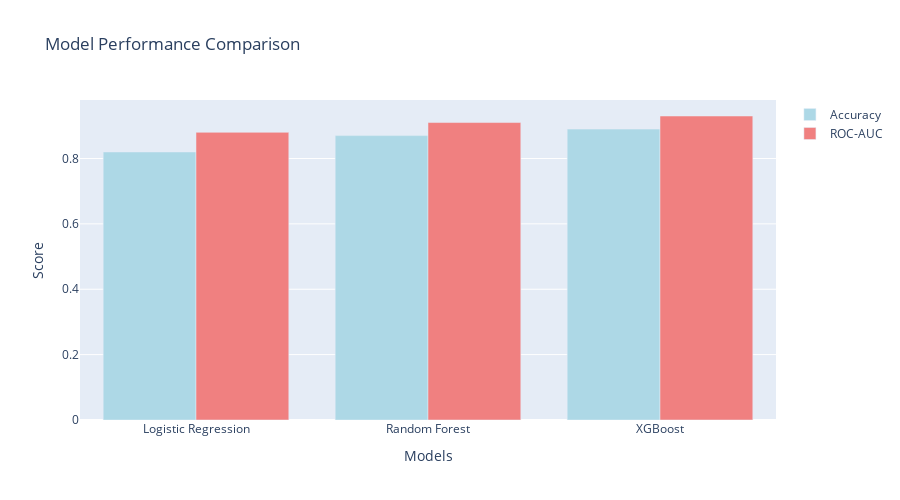

This figure's notebook cell:
### Markdown cell above
---

## Overview: Visualization Utilities for Income Prediction

This module provides essential visualization tools designed for evaluating and interpreting machine learning models used in income classification tasks (e.g., predicting whether an individual's income is `<=50K` or `>50K`).

## What This Code Does

The script includes the following key functionalities:

### 1. Confusion Matrix Plot
- **Purpose**: Visualize model performance by comparing actual vs. predicted labels.
- **Tool Used**: Seaborn heatmap.
- **Function**: `plot_confusion_matrix(y_true, y_pred)`

### 2. Feature Distribution Plot
- **Purpose**: Explore how a specific feature is distributed overall and across income classes.
- **Functionality**:
  - For **categorical** features: bar chart + stacked bar by income.
  - For **numerical** features: histogram + box plot by income.
- **Function**: `plot_feature_distribution(df, feature)`

### 3. Model Performance Comparison Chart
- **Purpose**: Compare multiple machine learning models based on Accuracy and ROC-AUC.
- **Tool Used**: Plotly Interactive Bar Chart.
- **Function**: `create_model_comparison_chart(model_results)`

## Additional Info
- Each function includes a demo call using randomly generated data.
- All plots are displayed using `.show()` to ensure visible output when the script is run.
- Ideal for use in notebooks, scripts, or dashboards (e.g., Streamlit).

### Code cell
import pandas as pd
import numpy as np
import matplotlib.pyplot as plt
import seaborn as sns
from sklearn.metrics import confusion_matrix
import plotly.graph_objects as go

def plot_confusion_matrix(y_true, y_pred, labels=['<=50K', '>50K'], title='Confusion Matrix'):
    """Plot confusion matrix using seaborn"""
    cm = confusion_matrix(y_true, y_pred)
    plt.figure(figsize=(8, 6))
    sns.heatmap(cm, annot=True, fmt='d', cmap='Blues', 
                xticklabels=labels, yticklabels=labels)
    plt.title(title)
    plt.xlabel('Predicted')
    plt.ylabel('Actual')
    plt.tight_layout()
    plt.show()

def plot_feature_distribution(df, feature, target='income', figsize=(12, 5)):
    """Plot feature distribution by target variable"""
    fig, (ax1, ax2) = plt.subplots(1, 2, figsize=figsize)
    if df[feature].dtype == 'object':
        df[feature].value_counts().plot(kind='bar', ax=ax1)
        ax1.set_title(f'Distribution of {feature}')
        ax1.tick_params(axis='x', rotation=45)
        pd.crosstab(df[feature], df[target], normalize='index').plot(kind='bar', ax=ax2)
        ax2.set_title(f'{feature} by {target}')
        ax2.tick_params(axis='x', rotation=45)
    else:
        df[feature].hist(bins=30, ax=ax1)
        ax1.set_title(f'Distribution of {feature}')
        df.boxplot(column=feature, by=target, ax=ax2)
        ax2.set_title(f'{feature} by {target}')
    plt.tight_layout()
    plt.show()

def create_model_comparison_chart(model_results):
    """Create interactive comparison chart for model performance"""
    models = list(model_results.keys())
    accuracies = [model_results[model]['accuracy'] for model in models]
    roc_aucs = [model_results[model]['roc_auc'] for model in models]
    fig = go.Figure(data=[
        go.Bar(name='Accuracy', x=models, y=accuracies, marker_color='lightblue'),
        go.Bar(name='ROC-AUC', x=models, y=roc_aucs, marker_color='lightcoral')
    ])
    fig.update_layout(
        title='Model Performance Comparison',
        xaxis_title='Models',
        yaxis_title='Score',
        barmode='group',
        height=500
    )
    fig.show()

# ==== Demonstration of Outputs ====

# Confusion Matrix Example
y_true = [0, 0, 1, 1, 0, 1, 0, 1, 1, 0]  # Ground truth
y_pred = [0, 1, 1, 1, 0, 0, 0, 1, 0, 0]  # Predictions
plot_confusion_matrix(y_true, y_pred)

# Feature Distribution Example
np.random.seed(0)
sample_df = pd.DataFrame({
    'income': np.random.choice(['<=50K', '>50K'], size=100),
    'age': np.random.randint(20, 70, size=100),
    'education': np.random.choice(['Bachelors', 'HS-grad', 'Masters'], size=100)
})
plot_feature_distribution(sample_df, 'education')
plot_feature_distribution(sample_df, 'age')

# Model Comparison Chart Example
sample_results = {
    'Logistic Regression': {'accuracy': 0.82, 'roc_auc': 0.88},
    'Random Forest': {'accuracy': 0.87, 'roc_auc': 0.91},
    'XGBoost': {'accuracy': 0.89, 'roc_auc': 0.93}
}
create_model_comparison_chart(sample_results)

### Figure 1 — Plotly figure (JSON) as saved in the notebook; plotly's stock layout.template omitted (floating-point values rounded to 4 significant figures)
{"data": [{"marker": {"color": "lightblue"}, "name": "Accuracy", "type": "bar", "x": ["Logistic Regression", "Random Forest", "XGBoost"], "y": [0.82, 0.87, 0.89]}, {"marker": {"color": "lightcoral"}, "name": "ROC-AUC", "type": "bar", "x": ["Logistic Regression", "Random Forest", "XGBoost"], "y": [0.88, 0.91, 0.93]}], "layout": {"barmode": "group", "height": 500, "title": {"text": "Model Performance Comparison"}, "xaxis": {"title": {"text": "Models"}}, "yaxis": {"title": {"text": "Score"}}}}
